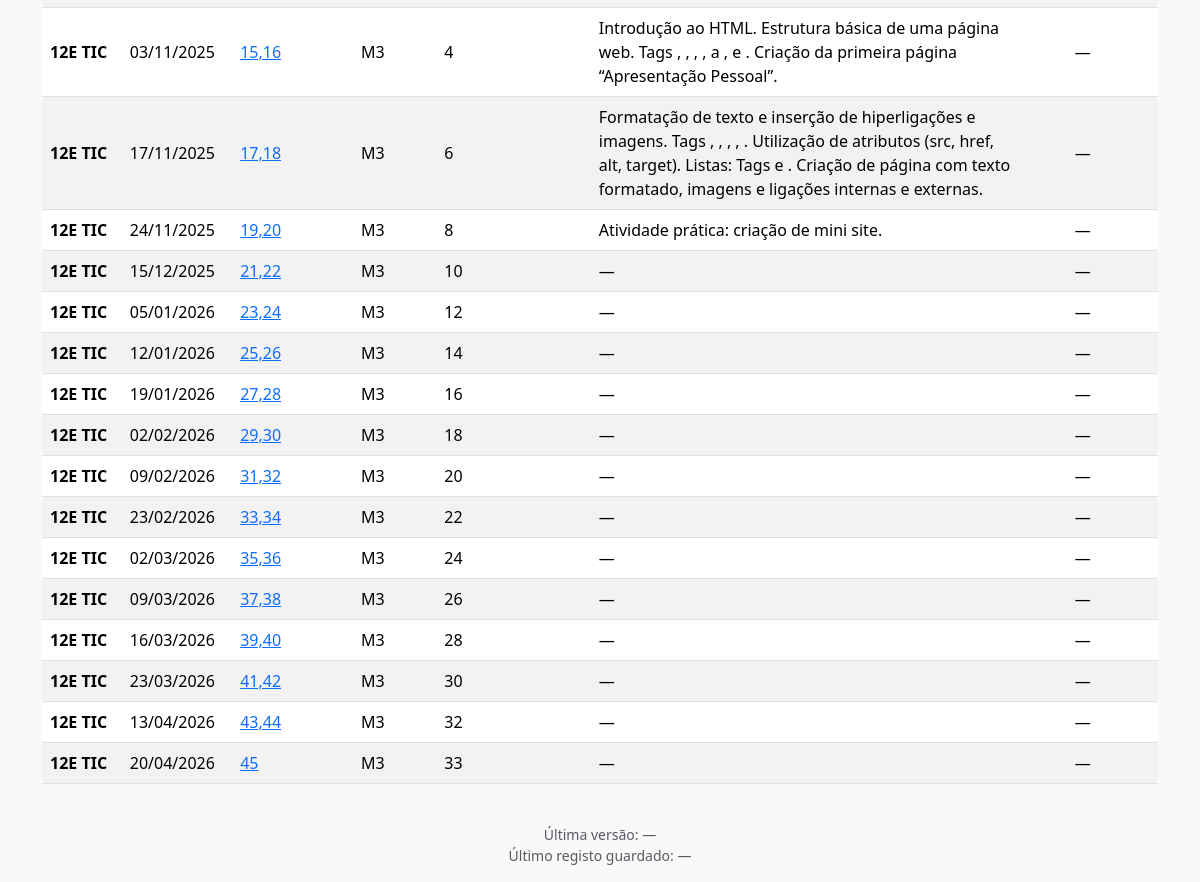
The app's page /turmas/5/calendario/simplificado (lower part), older data.
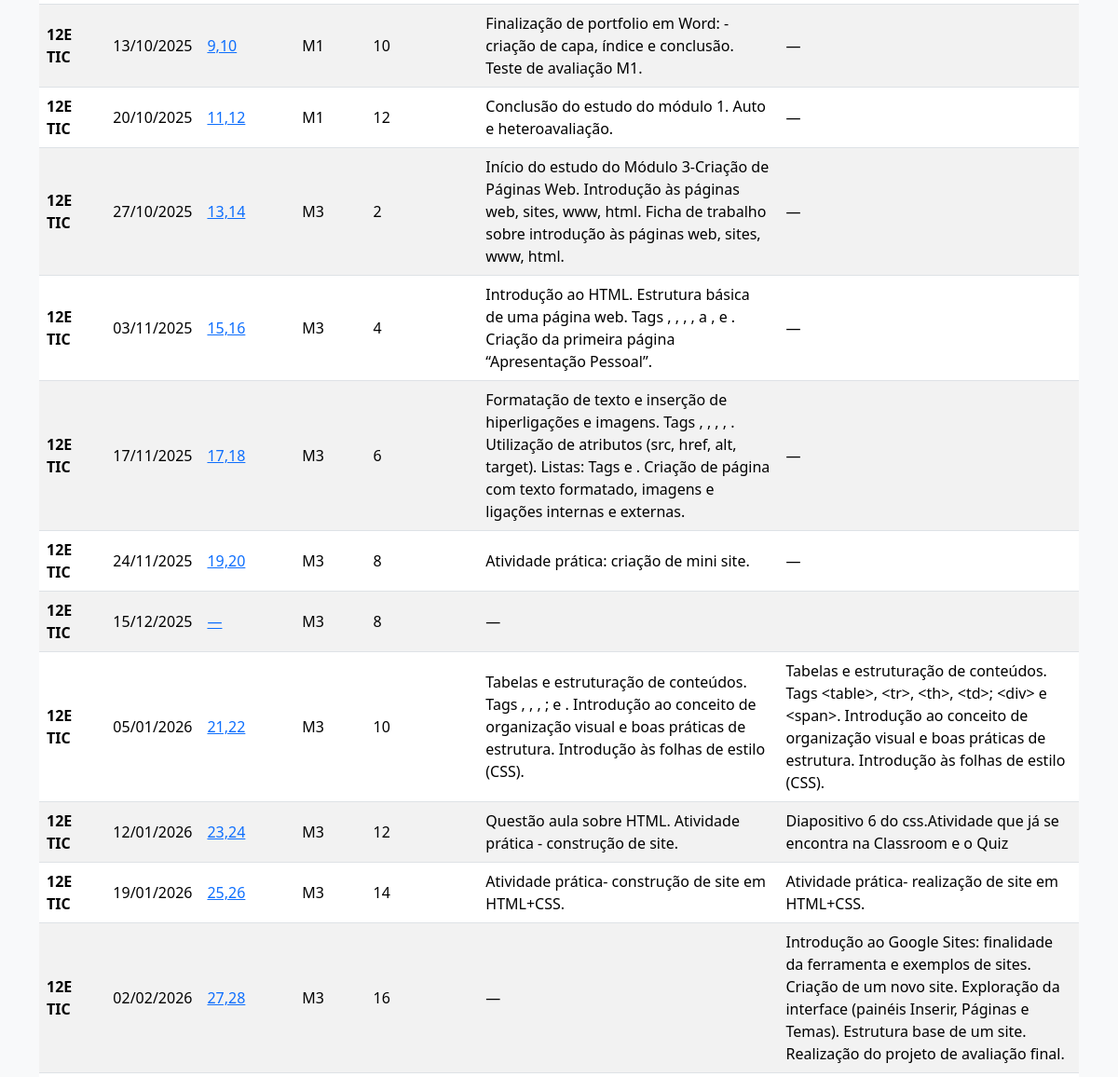
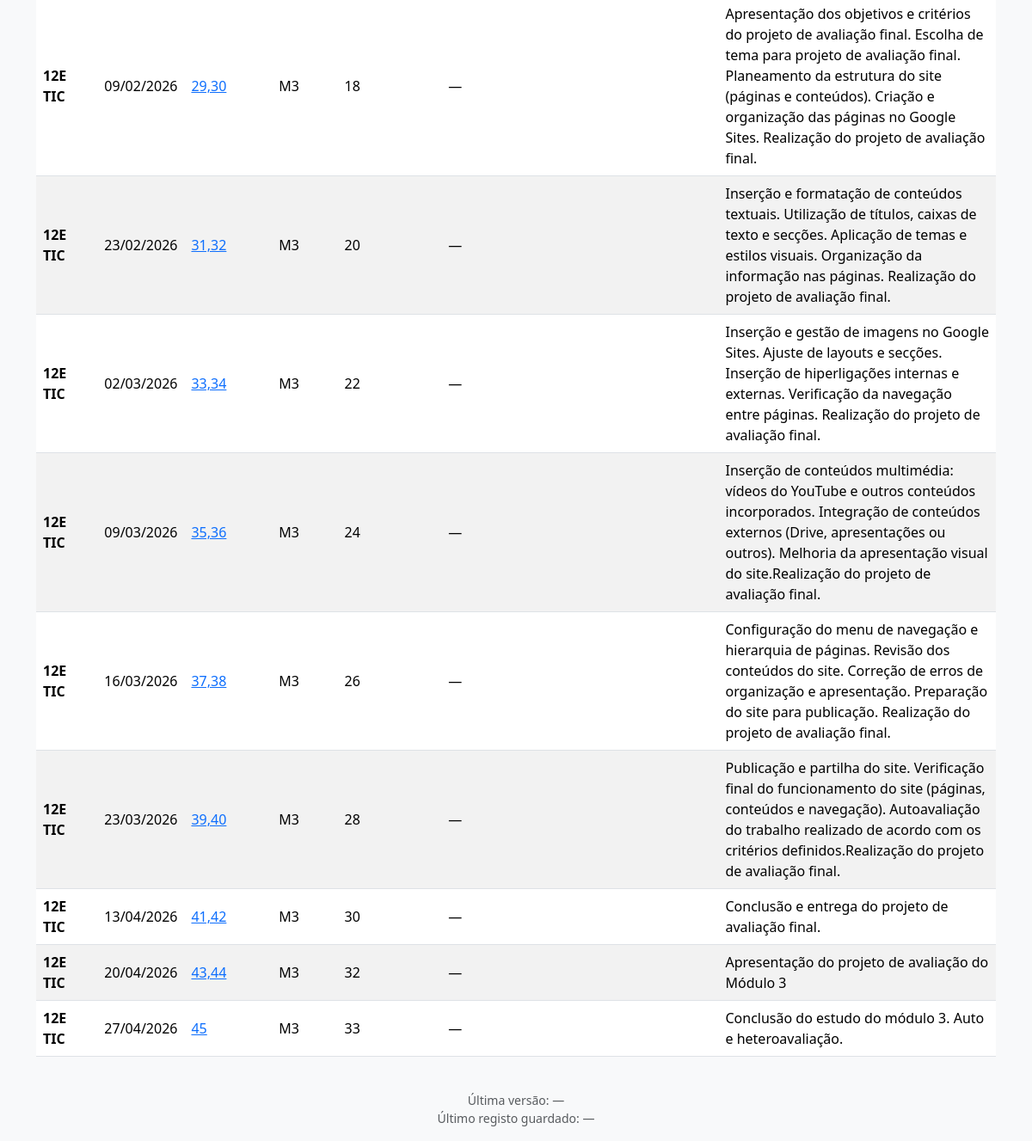
The same page, newer data (2 pictures, top to bottom).
### models.py (models this page shows)
class Turma(db.Model):
    __tablename__ = "turmas"
    id = db.Column(db.Integer, primary_key=True)
    nome = db.Column(db.String(50), nullable=False)
    tipo = db.Column(db.String(20), nullable=False, default="regular")
    periodo_tipo = db.Column(db.String(20), nullable=False, default="anual")
    ano_letivo_id = db.Column(db.Integer, db.ForeignKey("anos_letivos.id"))
    ano_letivo = db.relationship("AnoLetivo", backref="turmas")
    livros_turmas = db.relationship(
        "LivroTurma",
        back_populates="turma",
        cascade="all, delete-orphan",
    )
    livros = db.relationship(
        "Livro",
        secondary=lambda: LivroTurma.__table__,
        back_populates="turmas",
    )
    carga_segunda = db.Column(db.Float, nullable=True)
    carga_terca = db.Column(db.Float, nullable=True)
    carga_quarta = db.Column(db.Float, nullable=True)
    carga_quinta = db.Column(db.Float, nullable=True)
    carga_sexta = db.Column(db.Float, nullable=True)
    tempo_segunda = db.Column(db.Integer, nullable=True)
    tempo_terca = db.Column(db.Integer, nullable=True)
    tempo_quarta = db.Column(db.Integer, nullable=True)
    tempo_quinta = db.Column(db.Integer, nullable=True)
    tempo_sexta = db.Column(db.Integer, nullable=True)
    letiva = db.Column(db.Boolean, nullable=False, default=True, server_default="1")
    turmas_disciplinas = db.relationship(
        "TurmaDisciplina",
        back_populates="turma",
        cascade="all, delete-orphan",
    )
    disciplinas = db.relationship(
        "Disciplina",
        secondary=lambda: TurmaDisciplina.__table__,
        back_populates="turmas",
    )
    alunos = db.relationship(
        "Aluno",
        back_populates="turma",
        cascade="all, delete-orphan",
    )

class CalendarioAula(db.Model):
    __tablename__ = "calendario_aulas"
    id = db.Column(db.Integer, primary_key=True)
    turma_id = db.Column(db.Integer, db.ForeignKey("turmas.id"), nullable=False)
    periodo_id = db.Column(db.Integer, db.ForeignKey("periodos.id"), nullable=False)
    data = db.Column(db.Date, nullable=False)
    weekday = db.Column(db.Integer, nullable=False)
    modulo_id = db.Column(db.Integer, db.ForeignKey("modulos.id"))
    modulo = db.relationship("Modulo")
    numero_modulo = db.Column(db.Integer)
    total_geral = db.Column(db.Integer)
    sumarios = db.Column(db.String(255))
    tipo = db.Column(db.String(50), default="normal", nullable=False)
    apagado = db.Column(db.Boolean, default=False, nullable=False)
    tempos_sem_aula = db.Column(db.Integer, default=0)
    observacoes = db.Column(db.Text)
    sumario = db.Column(db.Text)
    previsao = db.Column(db.Text)
    atividade = db.Column(db.Boolean, default=False, server_default="0", nullable=False)
    atividade_nome = db.Column(db.Text)
    turma = db.relationship("Turma", backref="calendario_aulas")
    avaliacoes = db.relationship(
        "AulaAluno", back_populates="aula", cascade="all, delete-orphan"
    )
    __table_args__ = (
        db.Index("ix_cal_aulas_turma_data", "turma_id", "data", "apagado"),
        db.Index("ix_cal_aulas_periodo", "periodo_id", "data"),
        db.Index("ix_cal_aulas_modulo", "modulo_id"),
    )

class Modulo(db.Model):
    __tablename__ = "modulos"
    id = db.Column(db.Integer, primary_key=True)
    turma_id = db.Column(db.Integer, db.ForeignKey("turmas.id"), nullable=False)
    nome = db.Column(db.String(255), nullable=False)
    total_aulas = db.Column(db.Integer, nullable=False)
    tolerancia = db.Column(db.Integer, nullable=False, default=2)

### app.py (the view)
    @app.route("/turmas/<int:turma_id>/calendario/simplificado")
    def turma_calendario_simplificado(turma_id):
        turma = Turma.query.get_or_404(turma_id)
        ano = turma.ano_letivo
        ano_fechado = bool(ano and ano.fechado)
        periodos_base = (
            Periodo.query.filter_by(turma_id=turma.id)
            .order_by(Periodo.data_inicio)
            .all()
        )
        periodos_disponiveis = filtrar_periodos_para_turma(turma, periodos_base)
        periodo_id = request.args.get("periodo_id", type=int)
        periodo_atual = None
        if periodo_id:
            periodo_atual = Periodo.query.get(periodo_id)
        elif periodos_disponiveis:
            periodo_atual = periodos_disponiveis[0]
        query_aulas = CalendarioAula.query.filter_by(
            turma_id=turma.id, apagado=False
        )
        if periodo_atual:
            query_aulas = query_aulas.filter_by(periodo_id=periodo_atual.id)
        aulas = query_aulas.order_by(CalendarioAula.data).all()
        return render_template(
            "turmas/calendario_simplificado.html",
            turma=turma,
            ano=ano,
            ano_fechado=ano_fechado,
            aulas=aulas,
            periodo_atual=periodo_atual,
            periodos_disponiveis=periodos_disponiveis,
        )

### app.py (called while the page is built, shortened)
def _formatar_data_hora(valor):
    if not valor:
        return None

### calendario_service.py (called while the page is built)
def tipos_periodo_para_turma(turma: Turma) -> Set[str]:
    tipo_principal = getattr(turma, "periodo_tipo", None) or "anual"
    permitidos = {"modular"}
    if tipo_principal in PERIODOS_TURMA_VALIDOS:
        permitidos.add(tipo_principal)
    else:
        permitidos.add("anual")
    return permitidos

def filtrar_periodos_para_turma(turma: Turma, periodos: List[Periodo]) -> List[Periodo]:
    permitidos = tipos_periodo_para_turma(turma)
    return [p for p in periodos if p.tipo in permitidos]

### templates/turmas/calendario_simplificado.html (shortened to what this page needs)
{% extends "base.html" %}
{% block content %}
{% if aulas %}
  <div class="table-responsive">
    <table class="table table-striped align-middle">
      <tbody>
        {% for a in aulas %}
          <tr>
            <td class="fw-semibold">{{ turma.nome }}</td>
            <td>{{ a.data.strftime('%d/%m/%Y') if a.data else '—' }}</td>
            <td>
              <a href="{{ url_for('turma_calendario_dia', turma_id=turma.id, data=a.data.isoformat() if a.data else None, periodo_id=periodo_atual.id if periodo_atual else None) }}">
                {{ a.sumarios or '—' }}
              </a>
            </td>
            <td>{% if a.modulo %}{{ a.modulo.nome }}{% else %}Sem módulo{% endif %}</td>
            <td>{{ a.numero_modulo or '—' }}</td>
            <td>
              {% if a.sumario %}
                <div class="simplificado-richtext">{{ a.sumario|striptags }}</div>
              {% else %}
                —
              {% endif %}
            </td>
            <td>
              {% if a.previsao %}
                <div class="simplificado-richtext">{{ a.previsao|striptags }}</div>
              {% else %}
                —
              {% endif %}
            </td>
          </tr>
        {% endfor %}
      </tbody>
    </table>
  </div>
{% else %}
  <div class="alert alert-secondary">Ainda não existem aulas para o período selecionado.</div>
{% endif %}
{% endblock %}

Row changes from the older to the newer data that the page shows:
now on this page (row unchanged): CalendarioAula: {{ turma.nome }} "12E TIC", data "13/10/2025", sumarios "9,10", modulo.nome "M1", numero_modulo "10", sumario "Finalização de portfolio em Word: - criação de capa, índice e conclusão. Teste de avaliação M1."
now on this page (row unchanged): CalendarioAula: {{ turma.nome }} "12E TIC", data "20/10/2025", sumarios "11,12", modulo.nome "M1", numero_modulo "12", sumario "Conclusão do estudo do módulo 1. Auto e heteroavaliação."
now on this page (row unchanged): CalendarioAula: {{ turma.nome }} "12E TIC", data "27/10/2025", sumarios "13,14", modulo.nome "M3", numero_modulo "2", sumario "Início do estudo do Módulo 3-Criação de Páginas Web. Introdução às páginas web, sites, www, html. Ficha de trabalho sobre introdução às páginas web, sites, www, html."
changed CalendarioAula (number 7 of 20 on the later page): sumarios "21,22" → "—"; numero_modulo "10" → "8"; no longer shows "—"
added CalendarioAula: {{ turma.nome }} "12E TIC", data "05/01/2026", sumarios "21,22", modulo.nome "M3", numero_modulo "10", sumario "Tabelas e estruturação de conteúdos. Tags , , , ; e . Introdução ao conceito de organização visual e boas práticas de estrutura. Introdução às folhas de estilo (CSS).", previsao "Tabelas e estruturação de conteúdos. Tags <table>, <tr>, <th>, <td>; <div> e <span>. Introdução ao conceito de organização visual e boas práticas de estrutura. Introdução às folhas de estilo (CSS)."
changed CalendarioAula: data "05/01/2026" → "12/01/2026"; sumario (not shown) → "Questão aula sobre HTML. Atividade prática - construção de site."; previsao (not shown) → "Diapositivo 6 do css.Atividade que já se encontra na Classroom e o Quiz"; no longer shows "—"
changed CalendarioAula: data "12/01/2026" → "19/01/2026"; sumario (not shown) → "Atividade prática- construção de site em HTML+CSS."; previsao (not shown) → "Atividade prática- realização de site em HTML+CSS."; no longer shows "—"
changed CalendarioAula: data "19/01/2026" → "02/02/2026"; previsao (not shown) → "Introdução ao Google Sites: finalidade da ferramenta e exemplos de sites. Criação de um novo site. Exploração da interface (painéis Inserir, Páginas e Temas). Estrutura base de um site. Realização do projeto de avaliação final."; no longer shows "—"
changed CalendarioAula: data "02/02/2026" → "09/02/2026"; previsao (not shown) → "Apresentação dos objetivos e critérios do projeto de avaliação final. Escolha de tema para projeto de avaliação final. Planeamento da estrutura do site (páginas e conteúdos). Criação e organização das páginas no Google Sites. Realização do projeto de avaliação final."; no longer shows "—"
changed CalendarioAula: data "09/02/2026" → "23/02/2026"; previsao (not shown) → "Inserção e formatação de conteúdos textuais. Utilização de títulos, caixas de texto e secções. Aplicação de temas e estilos visuais. Organização da informação nas páginas. Realização do projeto de avaliação final."; no longer shows "—"
changed CalendarioAula: data "23/02/2026" → "02/03/2026"; previsao (not shown) → "Inserção e gestão de imagens no Google Sites. Ajuste de layouts e secções. Inserção de hiperligações internas e externas. Verificação da navegação entre páginas. Realização do projeto de avaliação final."; no longer shows "—"
changed CalendarioAula: data "02/03/2026" → "09/03/2026"; previsao (not shown) → "Inserção de conteúdos multimédia: vídeos do YouTube e outros conteúdos incorporados. Integração de conteúdos externos (Drive, apresentações ou outros). Melhoria da apresentação visual do site.Realização do projeto de avaliação final."; no longer shows "—"
changed CalendarioAula: data "09/03/2026" → "16/03/2026"; previsao (not shown) → "Configuração do menu de navegação e hierarquia de páginas. Revisão dos conteúdos do site. Correção de erros de organização e apresentação. Preparação do site para publicação. Realização do projeto de avaliação final."; no longer shows "—"
changed CalendarioAula: data "16/03/2026" → "23/03/2026"; previsao (not shown) → "Publicação e partilha do site. Verificação final do funcionamento do site (páginas, conteúdos e navegação). Autoavaliação do trabalho realizado de acordo com os critérios definidos.Realização do projeto de avaliação final."; no longer shows "—"
changed CalendarioAula: data "23/03/2026" → "13/04/2026"; previsao (not shown) → "Conclusão e entrega do projeto de avaliação final."; no longer shows "—"
changed CalendarioAula: data "13/04/2026" → "20/04/2026"; previsao (not shown) → "Apresentação do projeto de avaliação do Módulo 3"; no longer shows "—"
changed CalendarioAula: data "20/04/2026" → "27/04/2026"; previsao (not shown) → "Conclusão do estudo do módulo 3. Auto e heteroavaliação."; no longer shows "—"
